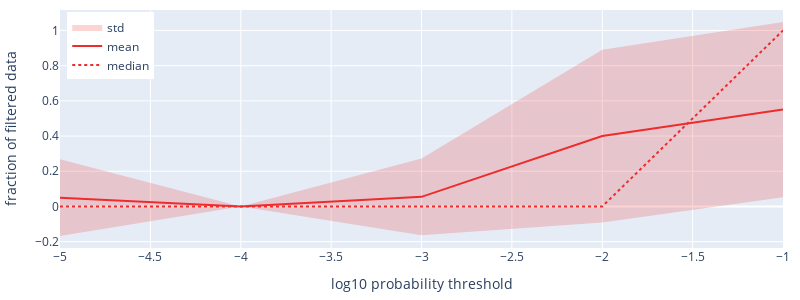

The cell this chart's notebook holds for it:
### Code cell
# fraction of filtered data mean, median, std depending on the weight_threshold

# set x, y and color variables
color_columns_list=['frac_filtered']
x_column = 'weight_threshold_log10'

# aggregate results
res_tot = compute_stats_for_line_plot_paper(data_threshold, [x_column], color_columns_list[0])

# Figure
fig = go.Figure()
  
### frac_filtered results
# abscisse
x = res_tot[x_column].tolist()
x_rev = x[::-1]
# Line 1
y1 = res_tot['frac_filtered' + '_mean'].tolist()
y1_upper = res_tot['frac_filtered' + '_upper'].tolist()
y1_lower = res_tot['frac_filtered' + '_lower'].tolist()
y1_lower = y1_lower[::-1]
# Line 2
y2 = res_tot['frac_filtered' + '_median'].tolist()

fig.add_trace(go.Scatter(
    x=x+x_rev,
    y=y1_upper+y1_lower,
    fill='toself',
    fillcolor=transparent_color_list[0],
    line_color='rgba(255,255,255,0)', 
    showlegend=True,
    name='std'
))
fig.add_trace(go.Scatter(
    x=x,
    y=y1,
    line_color=color_list[0],
    showlegend=True,
    name='mean'
))
fig.add_trace(go.Scatter(
    x=x,
    y=y2,
    line_color=color_list[0],
    line_dash='dot',
    showlegend=True,
    name='median'
))
fig.update_traces(mode='lines')

# magin & size
fig.update_layout(
    margin=dict(l=20, r=10, t=10, b=10),
    width=800,
    height=300,
)

# legend position
fig.update_layout(legend=dict(
    yanchor="top",
    y=0.99,
    xanchor="left",
    x=0.01
))

# axis titles
fig.update_yaxes(title_text='fraction of filtered data')
fig.update_xaxes(title_text='log10 probability threshold')

fig.show()

### Figure 1 — Plotly figure (JSON) as saved in the notebook; plotly's stock layout.template omitted (floating-point values rounded to 4 significant figures)
{"data": [{"fill": "toself", "fillcolor": "rgba(238,44,44,0.2)", "line": {"color": "rgba(255,255,255,0)"}, "mode": "lines", "name": "std", "showlegend": true, "type": "scatter", "x": [-5, -4, -3, -2, -1, -1, -2, -3, -4, -5], "y": [0.2685, 0, 0.2729, 0.8911, 1.049, 0.05216, -0.09113, -0.1638, 0, -0.1685]}, {"line": {"color": "rgb(238,44,44)"}, "mode": "lines", "name": "mean", "showlegend": true, "type": "scatter", "x": [-5, -4, -3, -2, -1], "y": [0.05, 0, 0.05457, 0.4, 0.5504]}, {"line": {"color": "rgb(238,44,44)", "dash": "dot"}, "mode": "lines", "name": "median", "showlegend": true, "type": "scatter", "x": [-5, -4, -3, -2, -1], "y": [0, 0, 0, 0, 1]}], "layout": {"height": 300, "legend": {"x": 0.01, "xanchor": "left", "y": 0.99, "yanchor": "top"}, "margin": {"b": 10, "l": 20, "r": 10, "t": 10}, "width": 800, "xaxis": {"title": {"text": "log10 probability threshold"}}, "yaxis": {"title": {"text": "fraction of filtered data"}}}}
